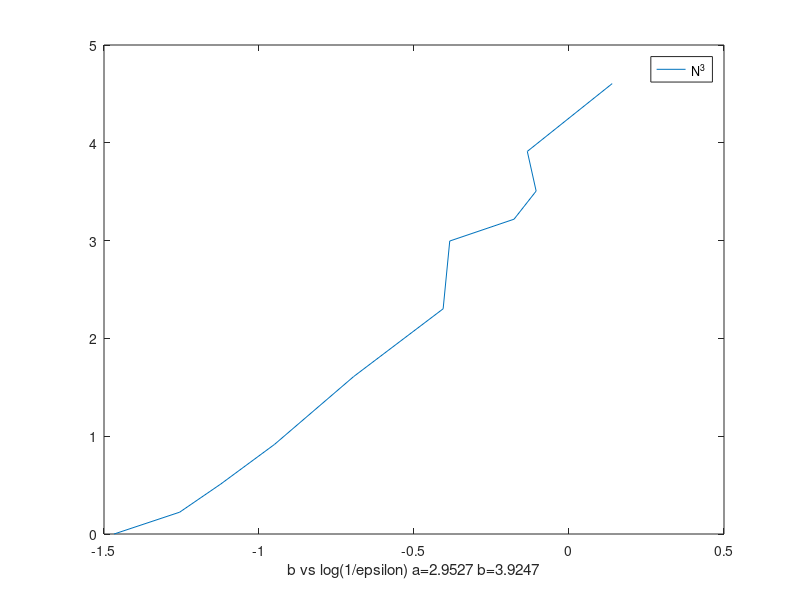

This chart was generated by the following MATLAB code:
epsilonrange_1 = 0.01:0.01:0.05; 
epsilonrange_2 = 0.2:0.2:1;
epsilonrange = horzcat(epsilonrange_1, 0.1, epsilonrange_2);
e_values = log(1./epsilonrange);
b_values = [0.1393, -0.1345, -0.1060, -0.1773, -0.3847, -0.4060, -0.6948,...
    -0.9499, -1.1234, -1.2559, -1.4674];


f = figure;
poly = polyfit(b_values, e_values, 1);
a_value = poly(1);
b_value = poly(2);
plot(b_values, e_values, 'DisplayName', 'N^3');
xlabel(['b vs log(1/epsilon) ', 'a=', num2str(a_value), ' b=', num2str(b_value)]);
legend('show');

% N^3
% b_values = [-0.2918, -0.2512, -0.3364, -0.3416, -0.4932, -0.4391, -0.4858, -0.4031,...
%     -0.4513, -0.4993, -0.4661, -0.6927, -0.8072, -0.9505, -1.0359, -1.1057, -1.2115,...
%     -1.2345, -1.3123, -1.4582];


%N^3Rand
% b_values = [0.0126, -0.0615, -0.1006, -0.1832, -0.2561, -0.4351, -0.5817,...
%     -0.8467, -1.1029, -1.1915, -1.4589];

%N^2RandRun1
% b_values = [0.1253, 0.0415, -0.0126, -0.1270, -0.1431, -0.4428, -0.7620,...
%     -1.0066, -1.1989, -1.3515];

%N^2RandRun2
% b_values = [0.1175, -0.0283, -0.0931, -0.1411, -0.2316, -0.4064,...
%     -0.5421, -0.8580, -1.0679, -1.2944, -1.4332];

%N^2
% b_values = [-0.1162, 0.0696, -0.0024, -0.1308, -0.1480, -0.1498, -0.1718,...
%     -0.2993, -0.2478, -0.2121, -0.2964, -0.3644, -0.2800, -0.3818, -0.3842, -0.3906, -0.3788,...
%     -0.4235, -0.3159, -0.5044, -0.6101, -0.7691, -0.8642, -0.9211, -1.0702, -1.1906, -1.2148, -1.3634, -1.3547];